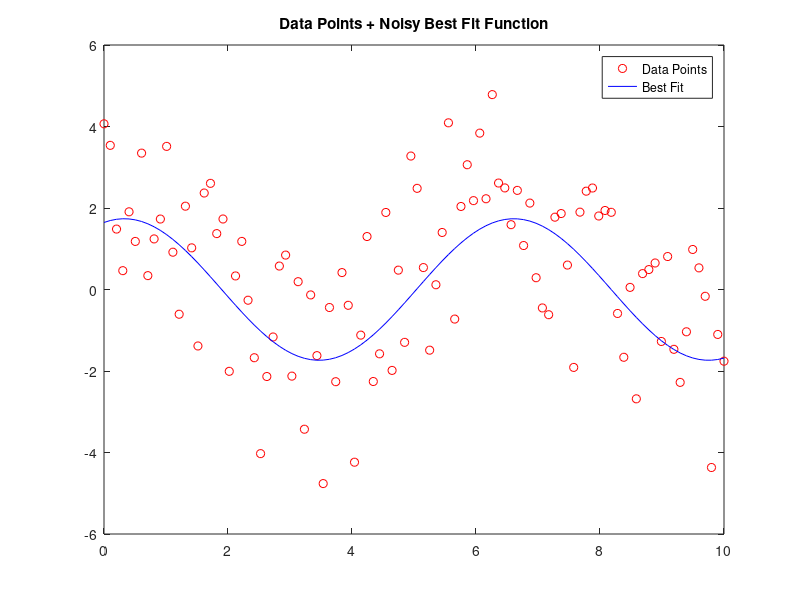
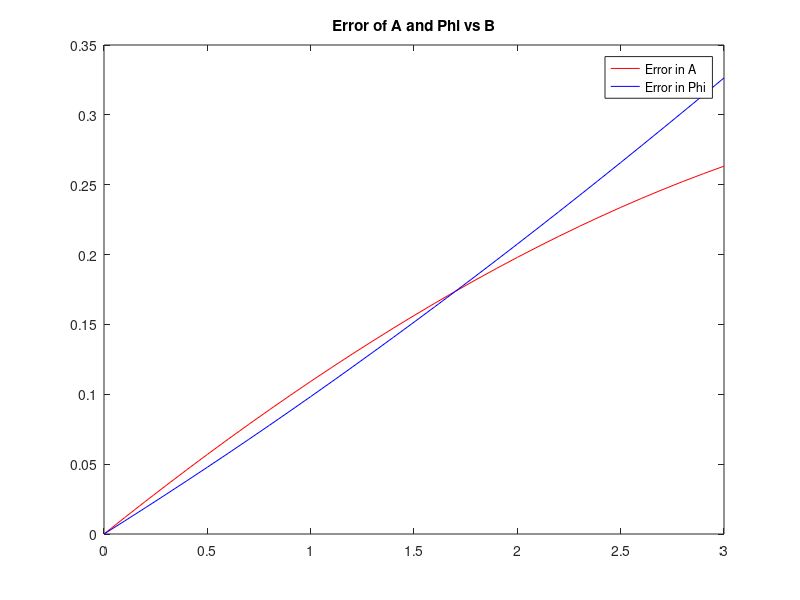

Reproduce these figures in MATLAB, in order.
X = linspace(0,10,100);
B=0:0.1:3;
Atrue=2;
phitrue=pi/2;
Z=zeros(length(X),2);
A1 = [];
A2 = [];
for i=1:length(B)%loop will run for length of B
    Z(:,1)= sin(X); %first column of z = sin(X)
    Z(:,2) = cos(X);%second column of z = cos(X)
    X = linspace(0,10,100);
    rng('default');%sets number generator to default value to stabalize results
    Y=2*sin(X+0.5*pi)+B(i)*2*((rand(size(X))-0.5));%Given Y function 
    Y = Y';%tranposes Y
    A = (inv(Z'*Z))*(Z'* Y);%using least squares matrix formualtion to find A
    phi(i) = atan(A(2)./A(1));%find phi from A
    amp(i)=A(2)/sin(phi(i));%finds amplitude from phi, this connection is made through trig
    amp_error(i)=abs(Atrue-amp(i));%error of amplitude from given tru value of 2
    phi_error(i)=abs(phitrue-phi(i));%error of phi from given value of pi/2
end
y = A(1)*sin(X)+ A(2)*cos(X);%best fit line of noisy function 
figure
plot(X,Y,'ro',X,y,'b-');%plots that best fit line with the points from Y as reference 
title('Data Points + Noisy Best Fit Function');
legend('Data Points','Best Fit');
figure
plot(B,amp_error, 'r-', B, phi_error, 'b-');% plots error or phi and error of amp w respect to the values of B
title('Error of A and Phi vs B');
legend('Error in A','Error in Phi');